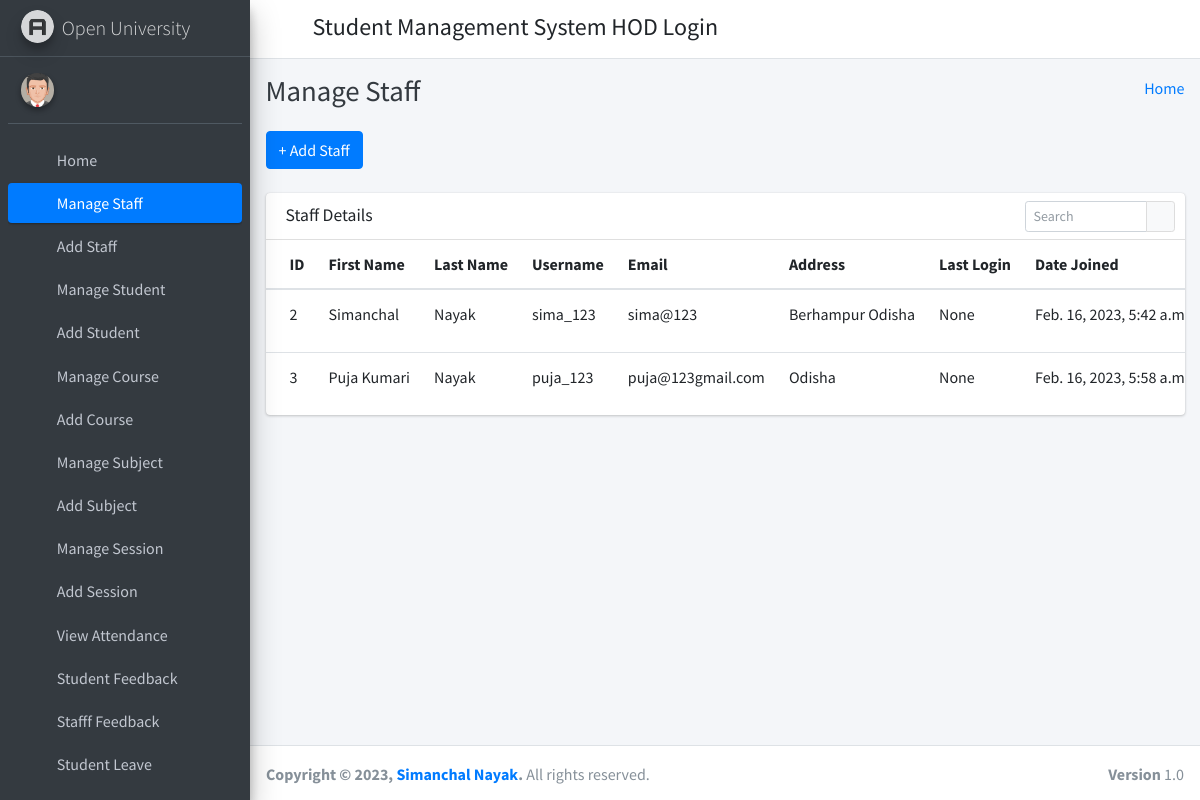
The app's page /manage_staff/ with its own data.
### student_management_app/models.py (models this page shows)
class Staffs(models.Model):
    id = models.AutoField(primary_key=True)
    admin = models.OneToOneField(CustomUser, on_delete = models.CASCADE)
    address = models.TextField()
    created_at = models.DateTimeField(auto_now_add=True)
    updated_at = models.DateTimeField(auto_now=True)
    objects = models.Manager()

class CustomUser(AbstractUser):
    user_type_data = ((1, "HOD"), (2, "Staff"), (3, "Student"))
    user_type = models.CharField(default=1, choices=user_type_data, max_length=10)

### student_management_app/HodViews.py (the view)
# urls.py: path('manage_staff/', HodViews.manage_staff, name="manage_staff"),
def manage_staff(request):
    staffs = Staffs.objects.all()
    context = {
        "staffs": staffs
    }
    return render(request, "hod_template/manage_staff_template.html", context)

### student_management_app/templates/hod_template/manage_staff_template.html (shortened to what this page needs)
{% extends 'hod_template/base_template.html' %}
{% block page_title %}
    Manage Staff
{% endblock page_title %}
{% block main_content %}
{% load static %}
<section class="content">
        <div class="container-fluid">
            <a class="btn btn-primary" href="{% url 'add_staff' %}" role="button">+ Add Staff</a> <br/>&nbsp;
            <div class="row">
                <div class="col-md-12">
                    <div class="card">
                        <div class="card-header">
                            <h3 class="card-title">Staff Details</h3>
                            <div class="card-tools">
                            <div class="input-group input-group-sm" style="width: 150px;">
                                <input type="text" name="table_search" class="form-control float-right" placeholder="Search">
                                <div class="input-group-append">
                                <button type="submit" class="btn btn-default"><i class="fas fa-search"></i></button>
                                </div>
                            </div>
                            </div>
                        </div>
                        <div class="card-body table-responsive p-0">
                            <table class="table table-hover text-nowrap">
                            <thead>
                                <tr>
                                <th>ID</th>
                                <th>First Name</th>
                                <th>Last Name</th>
                                <th>Username</th>
                                <th>Email</th>
                                <th>Address</th>
                                <th>Last Login</th>
                                <th>Date Joined</th>
                                </tr>
                            </thead>
                            <tbody>
                                {% for staff in staffs %}
                                <tr>
                                <td>{{ staff.admin.id }}</td>
                                <td>{{ staff.admin.first_name }}</td>
                                <td>{{ staff.admin.last_name }}</td>
                                <td>{{ staff.admin.username }}</td>
                                <td>{{ staff.admin.email }}</td>
                                <td>{{ staff.address }}</td>
                                <td>{{ staff.admin.last_login }}</td>
                                <td>{{ staff.admin.date_joined }}</td>
                                </tr>
                                {% endfor %}
                            </tbody>
                            </table>
                        </div>
                        </div>
                </div>
            </div>
        </div>
      </section>
  {% endblock main_content %}

### records on screen
Staffs: admin.id "2", admin.first_name "Simanchal", admin.last_name "Nayak", admin.username "sima_123", admin.email "sima@123", address "Berhampur Odisha", admin.last_login "None", admin.date_joined "Feb. 16, 2023, 5:42…"
Staffs: admin.id "3", admin.first_name "Puja Kumari", admin.last_name "Nayak", admin.username "puja_123", admin.email "puja@123gmail.com", address "Odisha", admin.last_login "None", admin.date_joined "Feb. 16, 2023, 5:58…"
